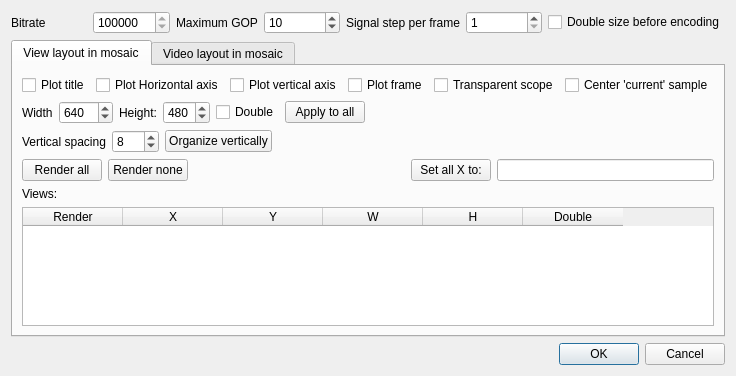
<?xml version="1.0" encoding="UTF-8"?>
<ui version="4.0">
 <class>ExportMosaicVideoDialog</class>
 <widget class="QDialog" name="ExportMosaicVideoDialog">
  <property name="geometry">
   <rect>
    <x>0</x>
    <y>0</y>
    <width>706</width>
    <height>376</height>
   </rect>
  </property>
  <property name="windowTitle">
   <string>Dialog</string>
  </property>
  <layout class="QVBoxLayout" name="verticalLayout">
   <item>
    <layout class="QGridLayout" name="gridLayout">
     <item row="1" column="0">
      <widget class="QLabel" name="label_6">
       <property name="text">
        <string>Bitrate</string>
       </property>
      </widget>
     </item>
     <item row="1" column="1">
      <widget class="QSpinBox" name="spinBox_Bitrate">
       <property name="minimum">
        <number>100000</number>
       </property>
       <property name="maximum">
        <number>50000000</number>
       </property>
       <property name="singleStep">
        <number>8000</number>
       </property>
       <property name="value">
        <number>400000</number>
       </property>
      </widget>
     </item>
     <item row="1" column="2">
      <widget class="QLabel" name="label_7">
       <property name="text">
        <string>Maximum GOP</string>
       </property>
      </widget>
     </item>
     <item row="1" column="3">
      <widget class="QSpinBox" name="spinBox_Gop">
       <property name="minimum">
        <number>1</number>
       </property>
       <property name="maximum">
        <number>1000</number>
       </property>
       <property name="value">
        <number>10</number>
       </property>
      </widget>
     </item>
     <item row="1" column="4">
      <widget class="QLabel" name="label_8">
       <property name="text">
        <string>Signal step per frame</string>
       </property>
      </widget>
     </item>
     <item row="1" column="5">
      <widget class="QSpinBox" name="spinBox_Step">
       <property name="minimum">
        <number>1</number>
       </property>
       <property name="maximum">
        <number>1000</number>
       </property>
      </widget>
     </item>
     <item row="1" column="6">
      <widget class="QCheckBox" name="checkbox_GlobalDouble">
       <property name="text">
        <string>Double size before encoding</string>
       </property>
      </widget>
     </item>
    </layout>
   </item>
   <item>
    <widget class="QTabWidget" name="tabWidget">
     <property name="currentIndex">
      <number>0</number>
     </property>
     <widget class="QWidget" name="tab">
      <attribute name="title">
       <string>View layout in mosaic</string>
      </attribute>
      <layout class="QVBoxLayout" name="verticalLayout_5">
       <item>
        <layout class="QHBoxLayout" name="horizontalLayout">
         <item>
          <widget class="QCheckBox" name="checkBox_Title">
           <property name="text">
            <string>Plot title</string>
           </property>
          </widget>
         </item>
         <item>
          <widget class="QCheckBox" name="checkBox_PlotHAxis">
           <property name="text">
            <string>Plot Horizontal axis</string>
           </property>
          </widget>
         </item>
         <item>
          <widget class="QCheckBox" name="checkBox_PlotVAxis">
           <property name="text">
            <string>Plot vertical axis</string>
           </property>
          </widget>
         </item>
         <item>
          <widget class="QCheckBox" name="checkBox_PlotFrame">
           <property name="text">
            <string>Plot frame</string>
           </property>
          </widget>
         </item>
         <item>
          <widget class="QCheckBox" name="checkBox_Transparent">
           <property name="text">
            <string>Transparent scope</string>
           </property>
          </widget>
         </item>
         <item>
          <widget class="QCheckBox" name="checkBox_CenterCurrentSample">
           <property name="text">
            <string>Center 'current' sample</string>
           </property>
          </widget>
         </item>
         <item>
          <spacer name="horizontalSpacer_3">
           <property name="orientation">
            <enum>Qt::Horizontal</enum>
           </property>
           <property name="sizeHint" stdset="0">
            <size>
             <width>40</width>
             <height>20</height>
            </size>
           </property>
          </spacer>
         </item>
        </layout>
       </item>
       <item>
        <layout class="QHBoxLayout" name="horizontalLayout_2">
         <item>
          <widget class="QLabel" name="label_3">
           <property name="text">
            <string>Width</string>
           </property>
          </widget>
         </item>
         <item>
          <widget class="QSpinBox" name="spinBox_Width">
           <property name="minimum">
            <number>160</number>
           </property>
           <property name="maximum">
            <number>1024</number>
           </property>
           <property name="singleStep">
            <number>16</number>
           </property>
           <property name="value">
            <number>640</number>
           </property>
          </widget>
         </item>
         <item>
          <widget class="QLabel" name="label_4">
           <property name="text">
            <string>Height:</string>
           </property>
          </widget>
         </item>
         <item>
          <widget class="QSpinBox" name="spinBox_Height">
           <property name="minimum">
            <number>96</number>
           </property>
           <property name="maximum">
            <number>768</number>
           </property>
           <property name="singleStep">
            <number>16</number>
           </property>
           <property name="value">
            <number>480</number>
           </property>
          </widget>
         </item>
         <item>
          <widget class="QCheckBox" name="checkBox_Double">
           <property name="text">
            <string>Double</string>
           </property>
          </widget>
         </item>
         <item>
          <widget class="QPushButton" name="pushButton_ApplyAllSignal">
           <property name="text">
            <string>Apply to all</string>
           </property>
          </widget>
         </item>
         <item>
          <spacer name="horizontalSpacer_2">
           <property name="orientation">
            <enum>Qt::Horizontal</enum>
           </property>
           <property name="sizeHint" stdset="0">
            <size>
             <width>40</width>
             <height>20</height>
            </size>
           </property>
          </spacer>
         </item>
        </layout>
       </item>
       <item>
        <layout class="QHBoxLayout" name="horizontalLayout_3">
         <item>
          <widget class="QLabel" name="label_5">
           <property name="text">
            <string>Vertical spacing</string>
           </property>
          </widget>
         </item>
         <item>
          <widget class="QSpinBox" name="spinBox_VerticalSpacing">
           <property name="maximum">
            <number>200</number>
           </property>
           <property name="singleStep">
            <number>8</number>
           </property>
           <property name="value">
            <number>8</number>
           </property>
          </widget>
         </item>
         <item>
          <widget class="QPushButton" name="pushButton">
           <property name="text">
            <string>Organize vertically</string>
           </property>
          </widget>
         </item>
         <item>
          <spacer name="horizontalSpacer">
           <property name="orientation">
            <enum>Qt::Horizontal</enum>
           </property>
           <property name="sizeHint" stdset="0">
            <size>
             <width>40</width>
             <height>20</height>
            </size>
           </property>
          </spacer>
         </item>
        </layout>
       </item>
       <item>
        <layout class="QGridLayout" name="gridLayout_3">
         <item row="0" column="0">
          <widget class="QPushButton" name="pushButton_RenderAll">
           <property name="text">
            <string>Render all</string>
           </property>
          </widget>
         </item>
         <item row="0" column="1">
          <widget class="QPushButton" name="pushButton_RenderNone">
           <property name="text">
            <string>Render none</string>
           </property>
          </widget>
         </item>
         <item row="0" column="2">
          <spacer name="horizontalSpacer_4">
           <property name="orientation">
            <enum>Qt::Horizontal</enum>
           </property>
           <property name="sizeHint" stdset="0">
            <size>
             <width>40</width>
             <height>20</height>
            </size>
           </property>
          </spacer>
         </item>
         <item row="0" column="4">
          <widget class="QLineEdit" name="lineEdit_SignalValue"/>
         </item>
         <item row="0" column="3">
          <widget class="QPushButton" name="pushButton_SetSigalX">
           <property name="text">
            <string>Set all X to:</string>
           </property>
          </widget>
         </item>
        </layout>
       </item>
       <item>
        <widget class="QLabel" name="label_2">
         <property name="text">
          <string>Views:</string>
         </property>
        </widget>
       </item>
       <item>
        <widget class="QTableWidget" name="tableWidget_Signal">
         <column>
          <property name="text">
           <string>Render</string>
          </property>
         </column>
         <column>
          <property name="text">
           <string>X</string>
          </property>
         </column>
         <column>
          <property name="text">
           <string>Y</string>
          </property>
         </column>
         <column>
          <property name="text">
           <string>W</string>
          </property>
         </column>
         <column>
          <property name="text">
           <string>H</string>
          </property>
         </column>
         <column>
          <property name="text">
           <string>Double</string>
          </property>
         </column>
        </widget>
       </item>
      </layout>
     </widget>
     <widget class="QWidget" name="tab_2">
      <attribute name="title">
       <string>Video layout in mosaic</string>
      </attribute>
      <layout class="QVBoxLayout" name="verticalLayout_4">
       <item>
        <layout class="QHBoxLayout" name="horizontalLayout_4">
         <item>
          <widget class="QLabel" name="label_9">
           <property name="text">
            <string>Vertical spacing</string>
           </property>
          </widget>
         </item>
         <item>
          <widget class="QSpinBox" name="spinBox_VideoVerticalSpacing">
           <property name="maximum">
            <number>200</number>
           </property>
           <property name="singleStep">
            <number>8</number>
           </property>
           <property name="value">
            <number>8</number>
           </property>
          </widget>
         </item>
         <item>
          <widget class="QPushButton" name="pushButton_OrganizeVideoVertically">
           <property name="text">
            <string>Organize vertically</string>
           </property>
          </widget>
         </item>
         <item>
          <spacer name="horizontalSpacer_6">
           <property name="orientation">
            <enum>Qt::Horizontal</enum>
           </property>
           <property name="sizeHint" stdset="0">
            <size>
             <width>40</width>
             <height>20</height>
            </size>
           </property>
          </spacer>
         </item>
        </layout>
       </item>
       <item>
        <layout class="QGridLayout" name="gridLayout_4">
         <item row="0" column="0">
          <widget class="QPushButton" name="pushButton_RenderVideoAll">
           <property name="text">
            <string>Render all</string>
           </property>
          </widget>
         </item>
         <item row="0" column="1">
          <widget class="QPushButton" name="pushButton_RenderVideoNone">
           <property name="text">
            <string>Render none</string>
           </property>
          </widget>
         </item>
         <item row="0" column="2">
          <spacer name="horizontalSpacer_5">
           <property name="orientation">
            <enum>Qt::Horizontal</enum>
           </property>
           <property name="sizeHint" stdset="0">
            <size>
             <width>40</width>
             <height>20</height>
            </size>
           </property>
          </spacer>
         </item>
        </layout>
       </item>
       <item>
        <widget class="QLabel" name="label">
         <property name="text">
          <string>Videos</string>
         </property>
        </widget>
       </item>
       <item>
        <widget class="QTableWidget" name="tableWidget_Video">
         <column>
          <property name="text">
           <string>Render</string>
          </property>
         </column>
         <column>
          <property name="text">
           <string>X</string>
          </property>
         </column>
         <column>
          <property name="text">
           <string>Y</string>
          </property>
         </column>
         <column>
          <property name="text">
           <string>W</string>
          </property>
         </column>
         <column>
          <property name="text">
           <string>H</string>
          </property>
         </column>
         <column>
          <property name="text">
           <string>Scale</string>
          </property>
         </column>
        </widget>
       </item>
      </layout>
     </widget>
    </widget>
   </item>
   <item>
    <widget class="QDialogButtonBox" name="buttonBox">
     <property name="orientation">
      <enum>Qt::Horizontal</enum>
     </property>
     <property name="standardButtons">
      <set>QDialogButtonBox::Cancel|QDialogButtonBox::Ok</set>
     </property>
    </widget>
   </item>
  </layout>
 </widget>
 <resources/>
 <connections>
  <connection>
   <sender>buttonBox</sender>
   <signal>accepted()</signal>
   <receiver>ExportMosaicVideoDialog</receiver>
   <slot>accept()</slot>
   <hints>
    <hint type="sourcelabel">
     <x>248</x>
     <y>254</y>
    </hint>
    <hint type="destinationlabel">
     <x>157</x>
     <y>274</y>
    </hint>
   </hints>
  </connection>
  <connection>
   <sender>buttonBox</sender>
   <signal>rejected()</signal>
   <receiver>ExportMosaicVideoDialog</receiver>
   <slot>reject()</slot>
   <hints>
    <hint type="sourcelabel">
     <x>316</x>
     <y>260</y>
    </hint>
    <hint type="destinationlabel">
     <x>286</x>
     <y>274</y>
    </hint>
   </hints>
  </connection>
 </connections>
</ui>
